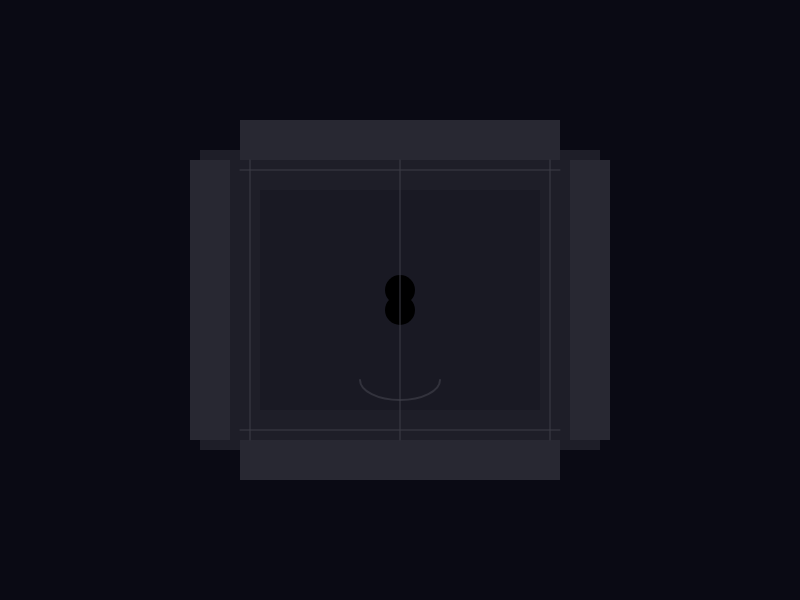
Frame 1 (no input)
Frame 2 (the mouse pressed at the canvas centre, redrawn once): identical to frame 1, image omitted

The p5.js sketch that drew this single still picture (run headless with seeded random() and noise() and a simulated clock; the mouse was pressed at the canvas centre and the sketch redrawn once):

// p5.js sketch
// ── sketch.js
function setup() {
  createCanvas(800, 600);
  noLoop();
}

function draw() {
  // Background
  background(10, 10, 20);
  
  // Draw HAL-2000's face structure
  fill(30, 30, 40);
  noStroke();
  rectMode(CENTER);
  rect(width/2, height/2, 400, 300);
  
  // Central optical sensors with glow effect
  drawGlowingSensor(width/2, height/2 - 10, 60);
  drawGlowingSensor(width/2, height/2 + 10, 60);
  
  // Side panels
  fill(40, 40, 50);
  rectMode(CORNER);
  rect(width/2 - 210, height/2 - 140, 40, 280);
  rect(width/2 + 170, height/2 - 140, 40, 280);
  
  // Top and bottom panels
  rectMode(CENTER);
  rect(width/2, height/2 - 160, 320, 40);
  rect(width/2, height/2 + 160, 320, 40);
  
  // Inner panel details
  fill(25, 25, 35);
  rect(width/2, height/2, 280, 220);
  
  // Facial features
  drawFacialFeatures();
}

function drawGlowingSensor(x, y, size) {
  // Outer glow
  noStroke();
  for (let i = 0; i < 5; i++) {
    fill(255, 0, 0, 30 - i * 5);
    ellipse(x, y, size + i * 15);
  }
  
  // Inner core
  fill(255, 50, 50);
  ellipse(x, y, size);
  
  // Highlight
  fill(255, 200, 200);
  ellipse(x - size/4, y - size/4, size/3);
}

function drawFacialFeatures() {
  // Eyes (in the optical sensors)
  fill(0);
  ellipse(width/2, height/2 - 10, 30);
  ellipse(width/2, height/2 + 10, 30);
  
  // Mouth area
  stroke(50, 50, 60);
  strokeWeight(2);
  noFill();
  arc(width/2, height/2 + 80, 80, 40, 0, PI);
  
  // Vertical lines for a sense of structure
  stroke(60, 60, 70);
  strokeWeight(1);
  line(width/2 - 150, height/2 - 140, width/2 - 150, height/2 + 140);
  line(width/2 + 150, height/2 - 140, width/2 + 150, height/2 + 140);
  
  // Horizontal lines
  line(width/2 - 160, height/2 - 130, width/2 + 160, height/2 - 130);
  line(width/2 - 160, height/2 + 130, width/2 + 160, height/2 + 130);
  
  // Central vertical line
  line(width/2, height/2 - 140, width/2, height/2 + 140);
}
